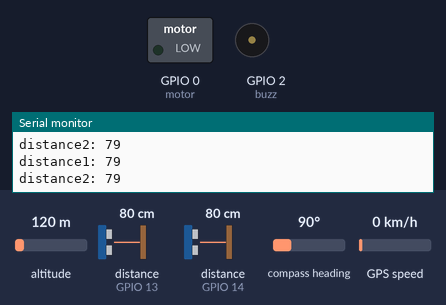
Recording of a sketch running on a simulated ESP8266 (NodeMCU). Shown: switched loads named in the sketch (green lamp = pin HIGH), buzzer (waves = sounding, pin HIGH), the last lines printed to the serial monitor. Wiring (inferred from the names in the program): 2 × ultrasonic range finder: trigger GPIO 12, echo GPIO 14 / trigger GPIO 15, echo GPIO 13. Dashed ring = blinking. The test bench sets the inputs (shaded band); at power-on: distance to the obstacle (sensors on GPIO 13, GPIO 14) 80 cm, altitude 120 m, compass heading 90°, GPS speed 0 km/h. The echo pulse lasts 58.3 µs per cm; WiFi joins after 1.5 s; servers stay silent unless stated; the GPS gets a fix after 3 s at 37.7749, -122.4194 with 8 satellites; pins used as bus, display or sensor lines are not drawn.

Above: at 2.7 s.
2.8 s: distance to the obstacle (sensor on GPIO 13) set to 18 cm
At 3.28 s:
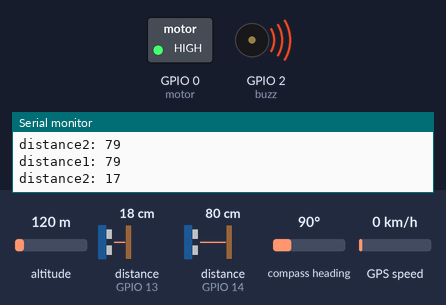
6.4 s: distance to the obstacle (sensor on GPIO 14) set to 17 cm
9.9 s: distance to the obstacle (sensor on GPIO 14) set to 14 cm
At 10.8 s:
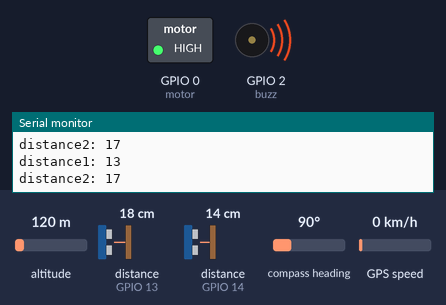
14.0 s: distance to the obstacle (sensor on GPIO 14) set to 6 cm
18.1 s: distance to the obstacle (sensor on GPIO 14) set to 3 cm
At 18.6 s:
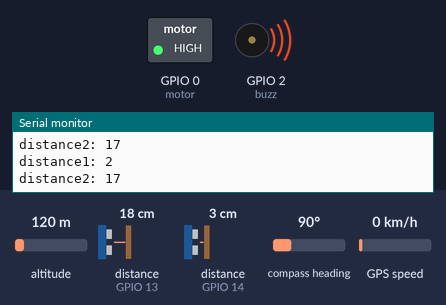
21.6 s: distance to the obstacle (sensor on GPIO 13) set to 60 cm
At 22.67 s:
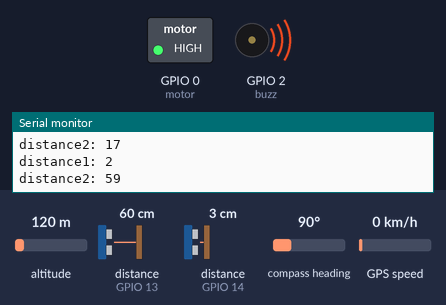
Timing chart, 0 to 26.1 s (numbered marks = the images above; inputs shaded):
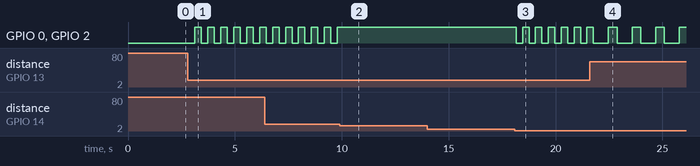

The sketch:

SmartBlindStick.ino
```cpp
#include <SoftwareSerial.h>
#include <TinyGPS.h>
#include <ESP8266WiFi.h>
#include <WiFiClientSecure.h>

// GPS and WiFi client setup
TinyGPS gps;
SoftwareSerial sgps(5, 4);
WiFiClient client;

// IFTTT configuration
String MakerIFTTT_Key = "f53mlQx6YHFA6qodgtOt-Zpk6JoB_cSDo0hAv1XPxNl";
String MakerIFTTT_Event = "help_me";
const char* ssid = "Tushar";
const char* password = "000000000";
const char* host = "maker.ifttt.com";
const int httpsPort = 443;

// Ultrasonic sensor and motor/buzzer pins
const int trigpin1 = 12;
const int echopin1 = 14;
const int trigpin2 = 15;
const int echopin2 = 13;
const int motor = 0;
const int buzz = 2;
int distance1, distance2;
long duration1, duration2;

// Helper functions for IFTTT request
char* append_str(char* here, String s) {
  int i = 0;
  while (*here++ = s[i++]);
  return here - 1;
}

char* append_ul(char* here, unsigned long u) {
  char buf[20];
  return append_str(here, ultoa(u, buf, 10));
}

char post_rqst[256];
char* p;
char* content_length_here;
char* json_start;
int compi;

void setup() {
  Serial.begin(9600);
  pinMode(motor, OUTPUT);
  pinMode(buzz, OUTPUT);
  pinMode(trigpin1, OUTPUT);
  pinMode(echopin1, INPUT);
  pinMode(trigpin2, OUTPUT);
  pinMode(echopin2, INPUT);

  sgps.begin(9600);
  randomSeed(analogRead(A0));

  // WiFi connection
  Serial.println();
  Serial.print("Connecting to ");
  Serial.println(ssid);
  WiFi.begin(ssid, password);

  while (WiFi.status() != WL_CONNECTED) {
    delay(500);
    Serial.print(".");
  }
  Serial.println();
  Serial.println("WiFi connected");
  Serial.println("IP address: ");
  Serial.println(WiFi.localIP());
}

void loop() {
  // Ultrasonic sensor readings
  digitalWrite(trigpin1, LOW);
  delayMicroseconds(2);
  digitalWrite(trigpin1, HIGH);
  delayMicroseconds(10);
  digitalWrite(trigpin1, LOW);
  duration1 = pulseIn(echopin1, HIGH);
  distance1 = duration1 * 0.034 / 2;

  digitalWrite(trigpin2, LOW);
  delayMicroseconds(2);
  digitalWrite(trigpin2, HIGH);
  delayMicroseconds(10);
  digitalWrite(trigpin2, LOW);
  duration2 = pulseIn(echopin2, HIGH);
  distance2 = duration2 * 0.034 / 2;

  Serial.print("distance1: ");
  Serial.println(distance1);
  Serial.print("distance2: ");
  Serial.println(distance2);

  // Motor and buzzer control logic
  if (distance1 > 70 && distance2 > 70) {
    digitalWrite(buzz, LOW);
    digitalWrite(motor, LOW);
  } else if ((distance1 < 15 && distance1 > 3) || (distance2 < 15 && distance2 > 3)) {
    digitalWrite(buzz, HIGH);
    digitalWrite(motor, HIGH);
  } else if ((distance1 < 30 && distance1 > 15) || (distance2 < 30 && distance2 > 15)) {
    digitalWrite(buzz, LOW);
    digitalWrite(motor, LOW);
    delay(300);
    digitalWrite(buzz, HIGH);
    digitalWrite(motor, HIGH);
    delay(300);
  } else if ((distance1 < 50 && distance1 > 30) || (distance2 < 50 && distance2 > 30)) {
    digitalWrite(buzz, LOW);
    digitalWrite(motor, LOW);
    delay(500);
    digitalWrite(buzz, HIGH);
    digitalWrite(motor, HIGH);
    delay(400);
  } else if ((distance1 < 70 && distance1 > 50) || (distance2 < 70 && distance2 > 50)) {
    digitalWrite(buzz, LOW);
    digitalWrite(motor, LOW);
    delay(700);
    digitalWrite(buzz, HIGH);
    digitalWrite(motor, HIGH);
    delay(400);
  } else {
    digitalWrite(buzz, HIGH);
    digitalWrite(motor, HIGH);
  }

  // GPS data processing and IFTTT trigger
  if (sgps.available()) {
    int c = sgps.read();
    if (gps.encode(c)) {
      float slat, slon;
      gps.f_get_position(&slat, &slon);
      Serial.print("Latitude :");
      Serial.println(slat, 6);
      Serial.print("Longitude:");
      Serial.println(slon, 6);

      if (client.connect("maker.ifttt.com", 80)) {
        p = post_rqst;
        p = append_str(p, "POST /trigger/");
        p = append_str(p, MakerIFTTT_Event);
        p = append_str(p, "/with/key/");
        p = append_str(p, MakerIFTTT_Key);
        p = append_str(p, " HTTP/1.1\r\n");
        p = append_str(p, "Host: maker.ifttt.com\r\n");
        p = append_str(p, "Content-Type: application/json\r\n");
        p = append_str(p, "Content-Length: ");
        content_length_here = p;
        p = append_str(p, "NN\r\n");
        p = append_str(p, "\r\n");
        json_start = p;
        p = append_str(p, "{\"value1\":\"");
        p = append_str(p, String(slat, 6));
        p = append_str(p, "\",\"value2\":\"");
        p = append_str(p, String(slon, 6));
        p = append_str(p, "\",\"value3\":\"\"}");

        compi = strlen(json_start);
        content_length_here[0] = '0' + (compi / 10);
        content_length_here[1] = '0' + (compi % 10);
        client.print(post_rqst);
        delay(5000);
      }
    }
  }
}
```

Measured:
- the behaviour switches between 16 and 15 cm on distance to the obstacle (sensor on GPIO 14) (found by bisection; images 1 and 2)
- the behaviour switches between 5 and 4 cm on distance to the obstacle (sensor on GPIO 14) (found by bisection; images 2 and 3)
- after the input at 2.8 s, GPIO 0 (motor), GPIO 2 (buzz): alternates HIGH for 0.31 s and LOW for 0.30 s, starting after 0.33 s
- after the input at 9.9 s, GPIO 0 (motor), GPIO 2 (buzz): stops changing and stays HIGH
- after the input at 18.1 s, GPIO 0 (motor), GPIO 2 (buzz): alternates HIGH for 0.30 s and LOW for 0.30 s, starting after 0.05 s
- after the input at 21.6 s, GPIO 0 (motor), GPIO 2 (buzz): alternates HIGH for 0.41 s and LOW for 0.70 s, starting after 0.87 s
